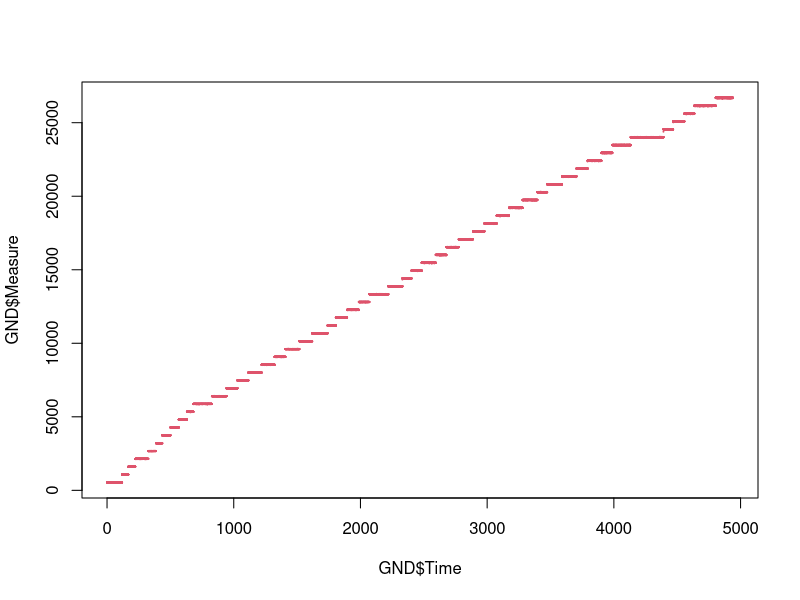
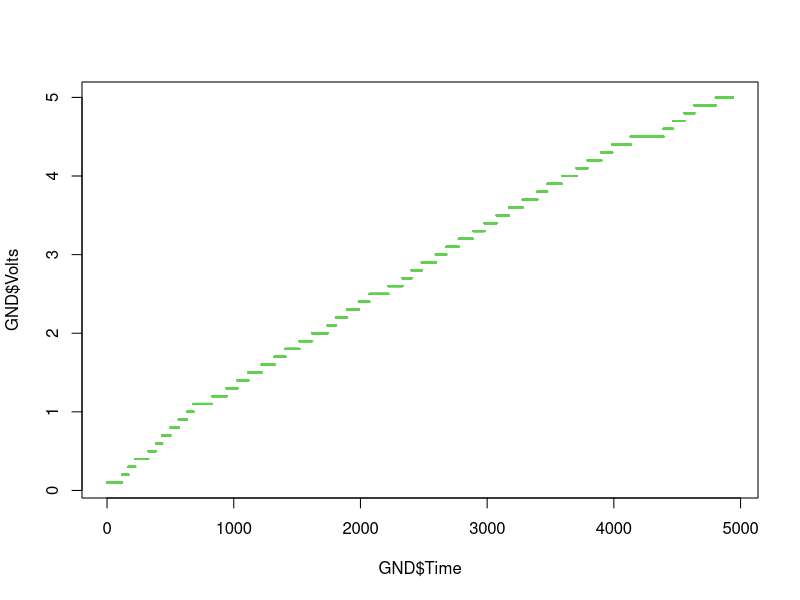
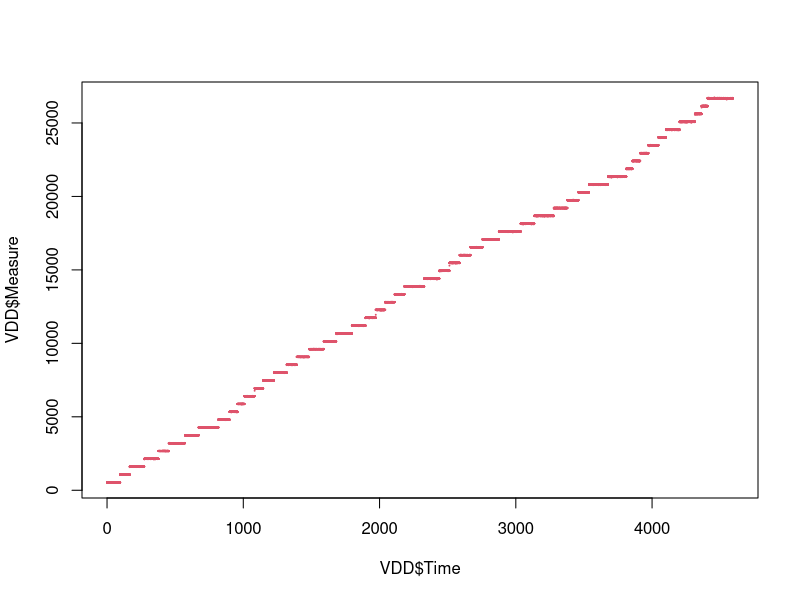
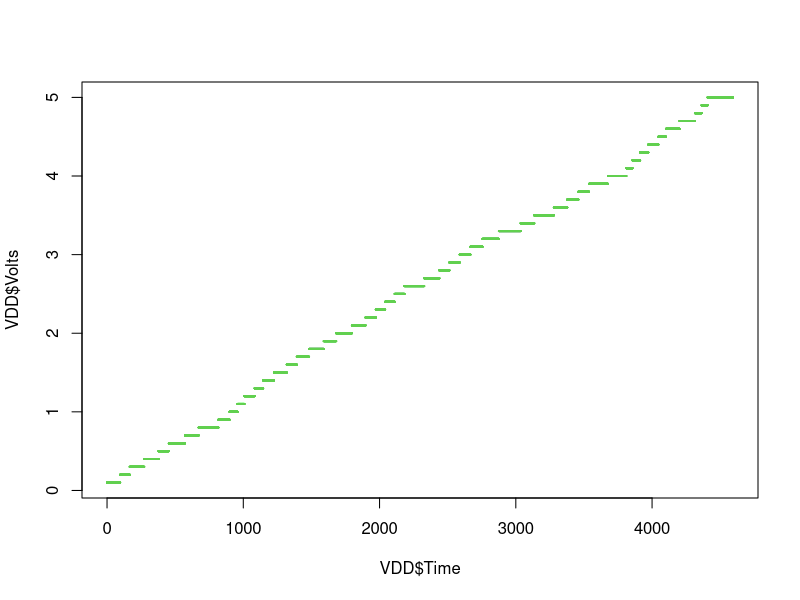
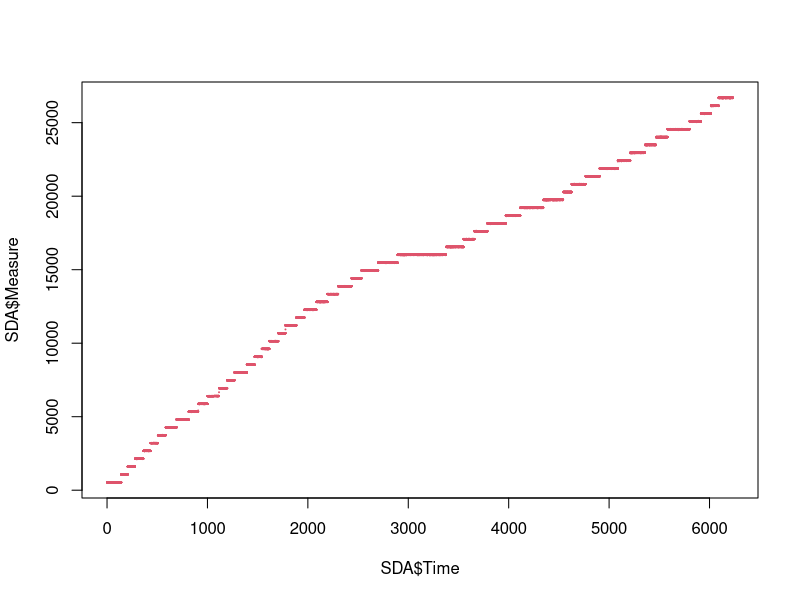
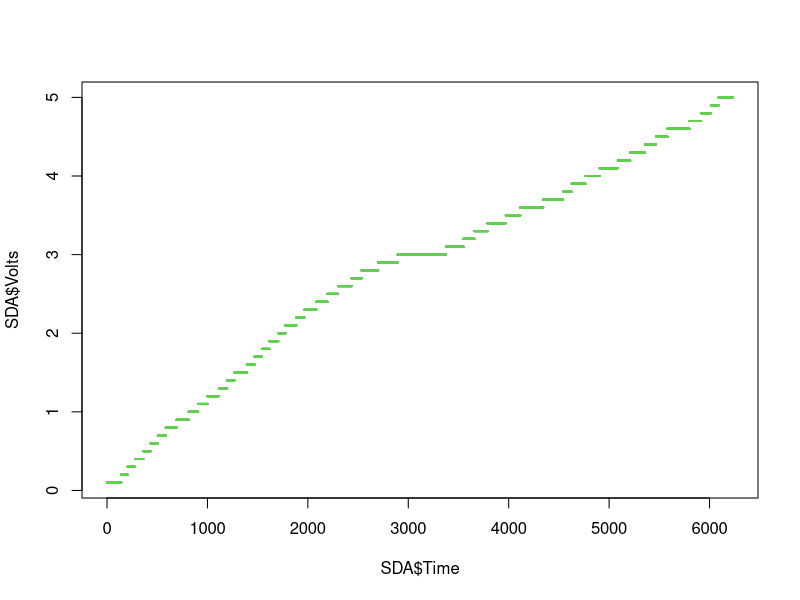
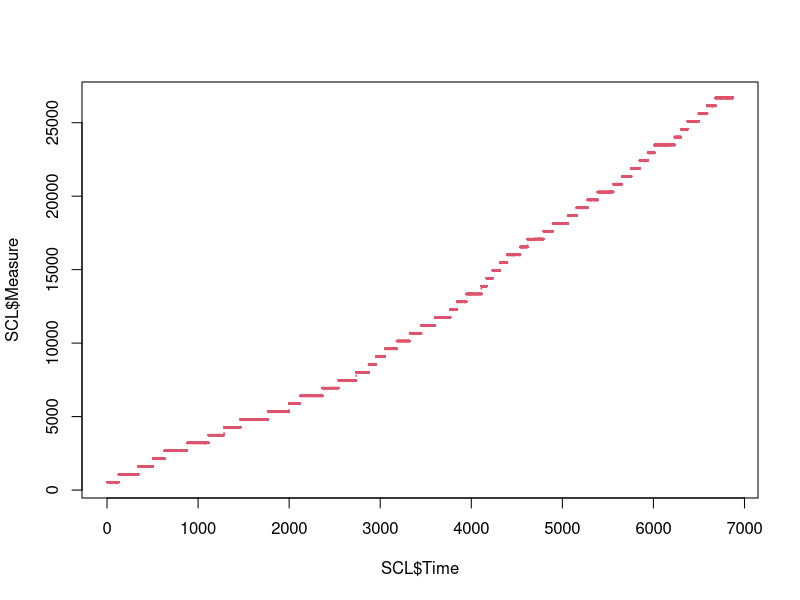
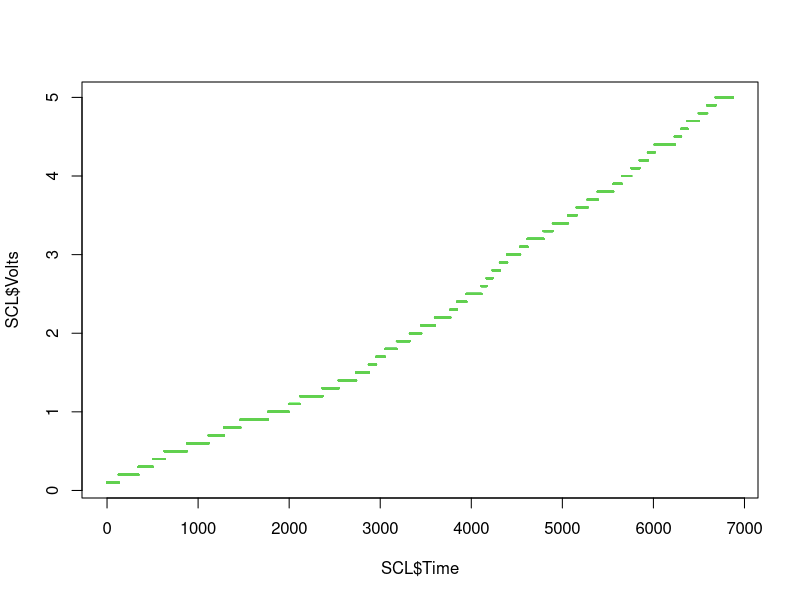

Write the R code that produced these figures, in order.

library(readr)

GND <- read_csv("pro-GND.txt")
VDD <- read_csv("pro-VDD.txt")
SDA <- read_csv("pro-SDA.txt")
SCL <- read_csv("pro-SCL.txt")

plot(GND$Time, GND$Measure, cex=.1, col=2)
plot(GND$Time, GND$Volts, cex=.1, col=3)

plot(VDD$Time, VDD$Measure, cex=.1, col=2)
plot(VDD$Time, VDD$Volts, cex=.1, col=3)

plot(SDA$Time, SDA$Measure, cex=.1, col=2)
plot(SDA$Time, SDA$Volts, cex=.1, col=3)

plot(SCL$Time, SCL$Measure, cex=.1, col=2)
plot(SCL$Time, SCL$Volts, cex=.1, col=3)

#GND_model <- lm(Volts ~ poly(Measure, 3, raw=TRUE), data=GND)
GND_model <- lm(Volts ~ Measure, data=GND)
VDD_model <- lm(Volts ~ Measure, data=VDD)
SDA_model <- lm(Volts ~ Measure, data=SDA)
SCL_model <- lm(Volts ~ Measure, data=SCL)


GND$Fit   <- -0.0009114640 + 0.0001874118 * GND$Measure
VDD$Fit   <- -0.0009012627 + 0.0001874287 * VDD$Measure
SDA$Fit   <- -0.0005211696 + 0.0001873591 * SDA$Measure
SCL$Fit   <- -0.0009628627 + 0.0001873755 * SCL$Measure

GND$Error <- GND$Volts - GND$Fit
VDD$Error <- VDD$Volts - VDD$Fit
SDA$Error <- SDA$Volts - SDA$Fit
SCL$Error <- SCL$Volts - SCL$Fit

mean(GND$Error)
mean(VDD$Error)
mean(SDA$Error)
mean(SCL$Error)

quantile(GND$Error, .025)
quantile(VDD$Error, .025)
quantile(SDA$Error, .025)
quantile(SCL$Error, .025)

quantile(GND$Error, .975)
quantile(VDD$Error, .975)
quantile(SDA$Error, .975)
quantile(SCL$Error, .975)



plot(GND$Measure ~ GND$Volts, col=3)
plot(GND$Measure ~ GND$Volts, col=3)
summary(GND_model)

sd(resid(GND_model))
mean(resid(GND_model))



plot(GND$Time, GND$Fit, cex=.1, col=4)
plot(GND$Time, GND$Error, cex=.1, col=2)
abline(a=0, b=0, lw=4, col=1)

mean(GND$Error)
sd(GND$Error)
quantile(GND$Error, .025)
quantile(GND$Error, .975)

quantile(GND$Error, .1)
quantile(GND$Error, .9)

plot(GND$Error ~ GND$Time)

tail(GND$Fit)
